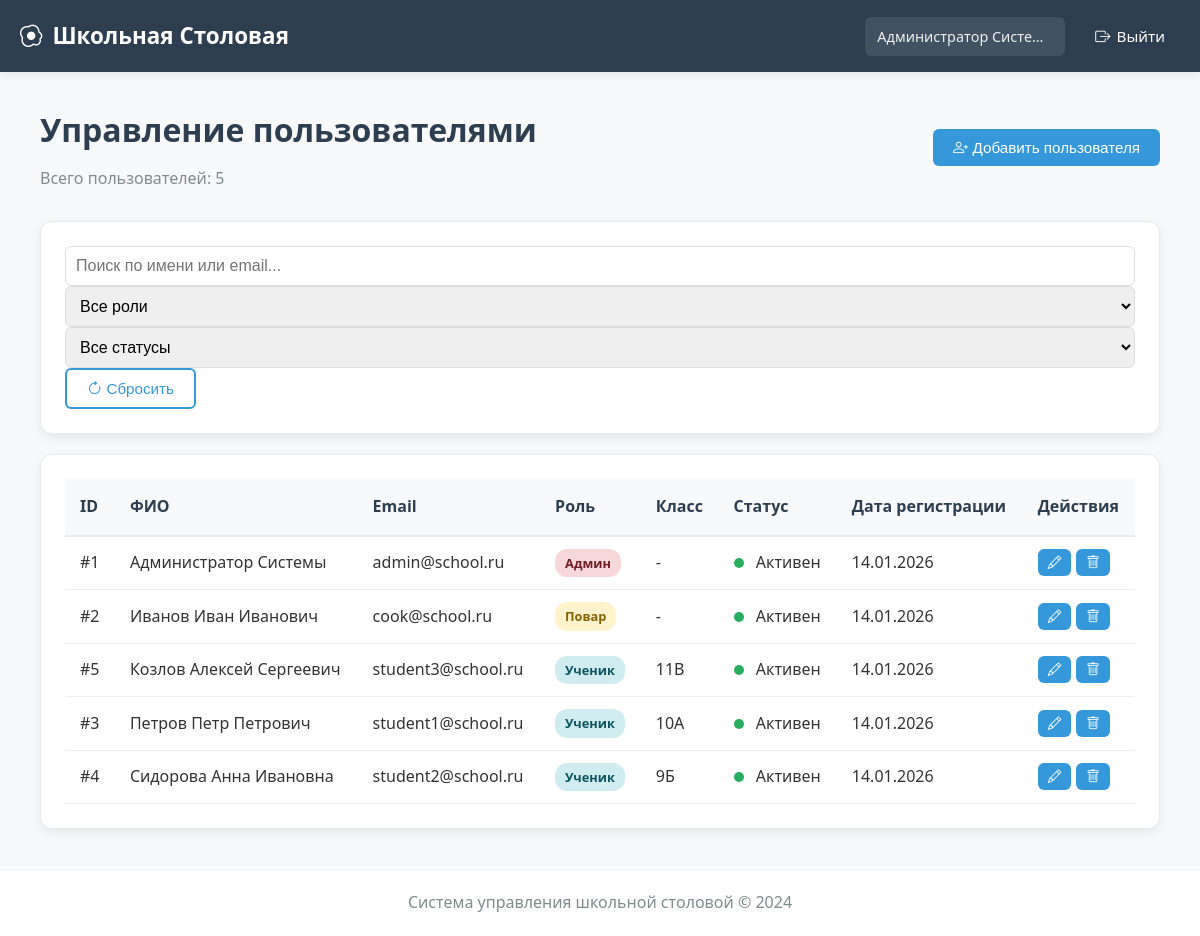
/admin/users (signed in), run on an earlier commit of the app's database.
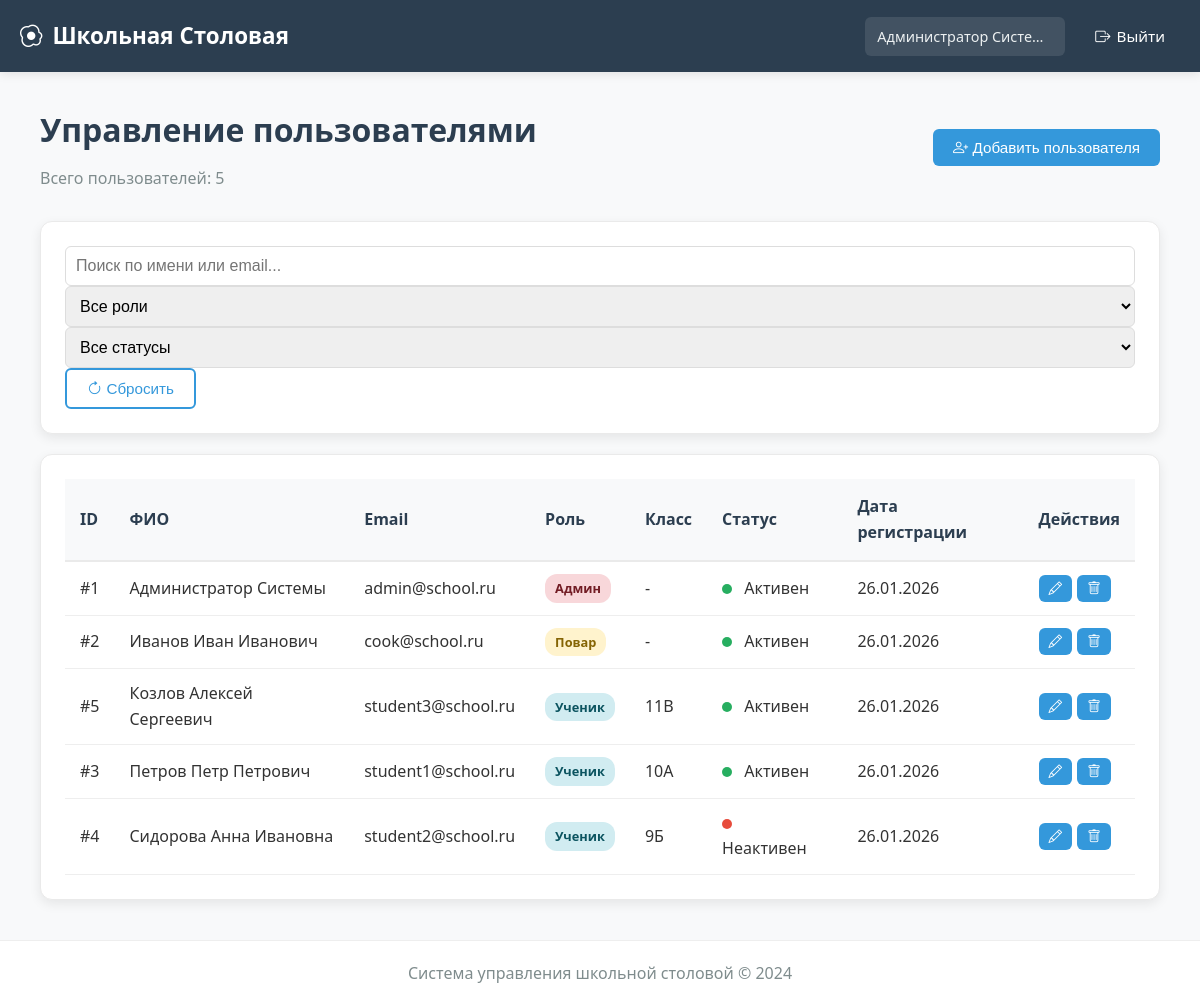
And on a later commit of the database.
### modules/core/models.py (models this page shows, shortened)
class User(UserMixin, db.Model):
    __tablename__ = 'users'
    id = db.Column(db.Integer, primary_key=True)
    email = db.Column(db.String(120), unique=True, nullable=False, index=True)
    password = db.Column(db.String(200), nullable=False)
    role = db.Column(db.String(20), nullable=False)  # 'student', 'cook', 'admin'
    full_name = db.Column(db.String(100))
    class_group = db.Column(db.String(50))  # Только для учеников
    allergies = db.Column(db.Text, default='')  # JSON или текст с аллергенами
    preferences = db.Column(db.String(50), default='')  # Новое поле: предпочтения в питании
    avatar_url = db.Column(db.String(255))  # Новое поле: путь к аватару
    balance = db.Column(db.Float, default=0.0)  # Новое поле: баланс счета
    is_active = db.Column(db.Boolean, default=True)
    created_at = db.Column(db.DateTime, default=datetime.utcnow)
    updated_at = db.Column(db.DateTime, default=datetime.utcnow, onupdate=datetime.utcnow)

### modules/admin/routes.py (the view)
@admin_bp.route('/users')
@login_required
def manage_users():
    if current_user.role != 'admin':
        flash('Доступ запрещен', 'danger')
        return redirect(url_for('index'))
    from modules.core.models import User
    users_list = User.query.order_by(User.role, User.full_name).all()
    return render_template('admin/users.html', users=users_list)

### app.py (called while the page is built)
@login_manager.user_loader
def load_user(user_id):
    try:
        from modules.core.models import User
        return User.query.get(int(user_id))
    except Exception as e:
        print(f"{user_id}: {e}")
        return None

@app.context_processor
def inject_cart_count():
    return {'cart_count': get_cart_count()}

@app.context_processor
def inject_now():
    return {'now': datetime.utcnow()}

@app.context_processor
def inject_pending_requests():
    from modules.core.models import SupplyRequest
    try:
        if current_user.is_authenticated and current_user.role == 'admin':
            pending_count = SupplyRequest.query.filter_by(status='pending').count()
            return {'pending_requests_count': pending_count}
    except:
        pass
    return {'pending_requests_count': 0}

### modules/user/routes.py (called while the page is built)
def get_cart_count():
    cart = session.get('cart', {})
    total = sum(item.get('quantity', 0) for item in cart.values())
    return total

### templates/admin/users.html (shortened to what the changed rows need)
{% extends "base.html" %}
{% block content %}
<div class="container">
    <div class="dashboard-header" style="margin-bottom: 30px;">
        <div style="display: flex; justify-content: space-between; align-items: center;">
            <div>
                <h1 style="color: #2c3e50; font-size: 2rem; font-weight: 700; margin-bottom: 10px;">
                    Управление пользователями
                </h1>
            </div>
        </div>
    </div>
    <div class="dashboard-card">
        <div class="table-responsive">
            <table class="admin-table" id="usersTable">
                <thead>
                    <tr>
                        <th>ID</th>
                        <th>ФИО</th>
                        <th>Email</th>
                        <th>Роль</th>
                        <th>Класс</th>
                        <th>Статус</th>
                        <th>Дата регистрации</th>
                        <th>Действия</th>
                    </tr>
                </thead>
                <tbody>
                    {% for user in users %}
                    <tr data-role="{{ user.role }}" data-status="{{ 'active' if user.is_active else 'inactive' }}" id="user-row-{{ user.id }}">
                        <td>#{{ user.id }}</td>
                        <td>{{ user.full_name }}</td>
                        <td>{{ user.email }}</td>
                        <td>
                            {% if user.role == 'admin' %}
                                <span class="badge badge-danger">Админ</span>
                            {% elif user.role == 'cook' %}
                                <span class="badge badge-warning">Повар</span>
                            {% else %}
                                <span class="badge badge-info">Ученик</span>
                            {% endif %}
                        </td>
                        <td>{{ user.class_group or '-' }}</td>
                        <td>
                            {% if user.is_active %}
                                <span class="status-indicator status-active"></span> Активен
                            {% else %}
                                <span class="status-indicator status-inactive"></span> Неактивен
                            {% endif %}
                        </td>
                        <td>{{ user.created_at.strftime('%d.%m.%Y') if user.created_at else '' }}</td>
                        <td>
                            <div class="btn-group">
                                <button class="btn btn-sm btn-outline-primary" onclick="editUser({{ user.id }})">
                                    <i class="bi bi-pencil"></i>
                                </button>
                                <button class="btn btn-sm btn-outline-danger" onclick="confirmDeleteUser({{ user.id }}, '{{ user.full_name }}')">
                                    <i class="bi bi-trash"></i>
                                </button>
                            </div>
                        </td>
                    </tr>
                    {% endfor %}
                </tbody>
            </table>
        </div>
    </div>
</div>
{% endblock %}

### templates/base.html (shortened to what this page needs)
<!DOCTYPE html>
<html lang="ru">
<head>
    <link rel="stylesheet" href="{{ url_for('static', filename='css/style.css') }}">
    <link rel="stylesheet" href="https://cdn.jsdelivr.net/npm/bootstrap-icons@1.10.0/font/bootstrap-icons.css">
</head>
<body>
    <header>
        <nav class="navbar">
            <div class="nav-container">
                <a href="{{ url_for('index') }}" class="logo">
                    <i class="bi bi-egg-fried"></i> Школьная Столовая
                </a>
                <div class="nav-links">
                    {% if current_user.is_authenticated %}
                        <span>{{ current_user.full_name }}</span>
                        <a href="{{ url_for('auth.logout') }}">
                            <i class="bi bi-box-arrow-right"></i> Выйти
                        </a>
                    {% endif %}
                </div>
            </div>
        </nav>
    </header>
    <main class="container">
        {% block content %}{% endblock %}
    </main>
    <footer>
        <p>Система управления школьной столовой © 2024</p>
    </footer>
</body>
</html>

What changed in the data, as far as the page shows it:
changed User "Администратор Системы": created_at "14.01.2026" → "26.01.2026"
changed User "Иванов Иван Иванович": created_at "14.01.2026" → "26.01.2026"
changed User "Козлов Алексей Сергеевич": created_at "14.01.2026" → "26.01.2026"
changed User "Петров Петр Петрович": created_at "14.01.2026" → "26.01.2026"
changed User "Сидорова Анна Ивановна": created_at "14.01.2026" → "26.01.2026"; is_active "Активен" → "Неактивен"
